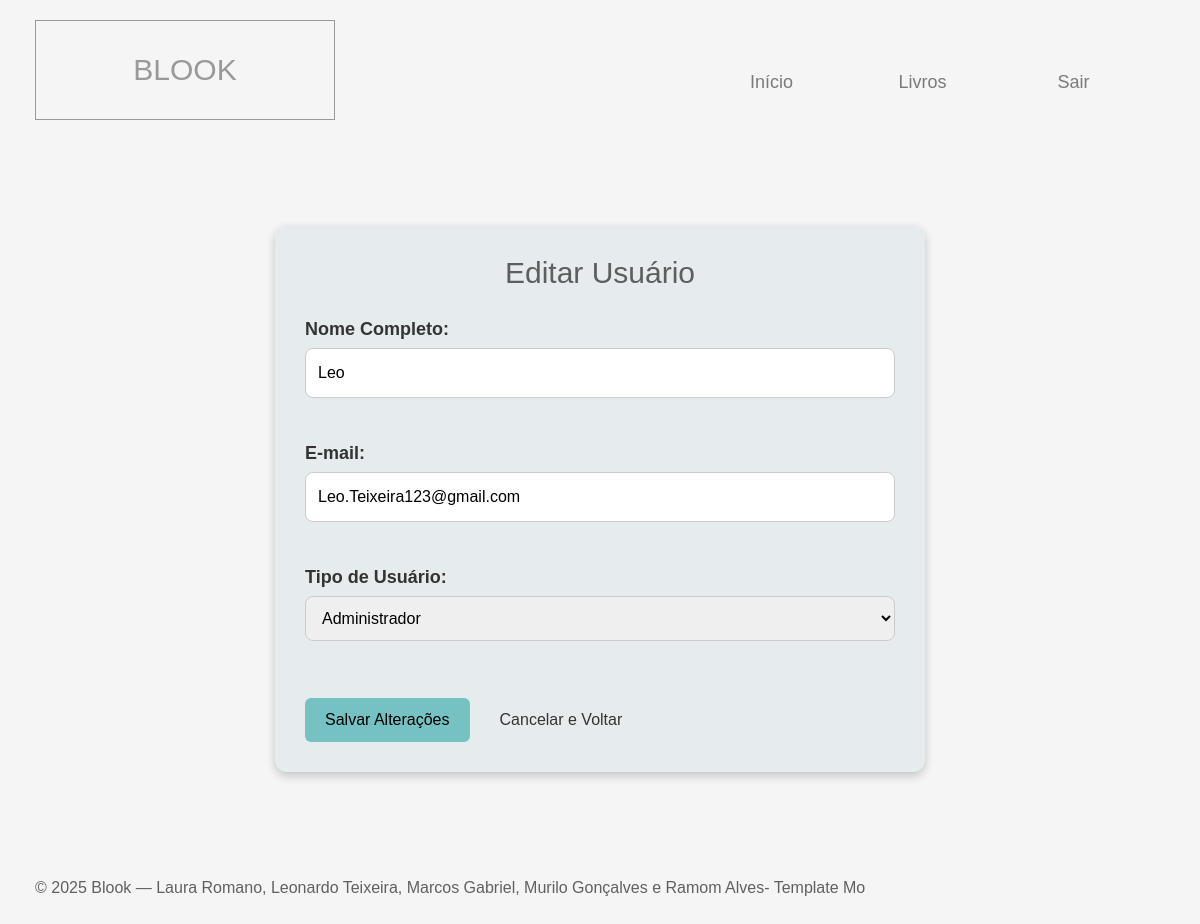
/editar_usuario.php?id_usuario=10, run on the app's committed database.
### tables this page shows
CREATE TABLE `usuarios` (
  `id_usuario` int(11) NOT NULL,
  `nome` varchar(100) NOT NULL,
  `email` varchar(100) NOT NULL,
  `senha` varchar(255) NOT NULL,
  `telefone` varchar(20) DEFAULT NULL,
  `data_cadastro` datetime DEFAULT current_timestamp(),
  `tipo_usuario` enum('admin','leitor') NOT NULL DEFAULT 'leitor',
  PRIMARY KEY (`id_usuario`),
  UNIQUE KEY `email` (`email`)
);

### editar_usuario.php (the view, shortened to what this page needs)
<?php
include 'cabecalho_painel.php';
include 'conexao.php';
$usuario = null;
if (isset($_GET['id_usuario']) || isset($_POST['id_usuario'])) {
    $id_usuario = isset($_GET['id_usuario']) ? $_GET['id_usuario'] : $_POST['id_usuario'];
    $stmt = $conexao->prepare("SELECT id_usuario, nome, telefone, email, tipo_usuario FROM Usuarios WHERE id_usuario = ?");
    $stmt->bind_param("i", $id_usuario);
    $stmt->execute();
    $result = $stmt->get_result();
    if ($result->num_rows > 0) {
        $usuario = $result->fetch_assoc();
    } else {
        $mensagem = "Usuário não encontrado.";
    }
}
?>
<!DOCTYPE html>
<html lang="pt-BR">
<head>
    <link rel="stylesheet" href="css/editar_usuario.css">
</head>
<body>
    <div class="container-edicao">
        <h1>Editar Usuário</h1>
        <?php if ($usuario): ?>
        <form method="POST" action="editar_usuario.php">
            <label for="nome">Nome Completo:</label>
            <input type="text" id="nome" name="nome" value="<?= htmlspecialchars($usuario['nome']) ?>" required><br><br>
            <label for="email">E-mail:</label>
            <input type="email" id="email" name="email" value="<?= htmlspecialchars($usuario['email']) ?>" required><br><br>
            <label for="tipo_usuario">Tipo de Usuário:</label>
            <select id="tipo_usuario" name="tipo_usuario" required>
                <option value="admin" <?= htmlspecialchars($usuario['tipo_usuario']) === 'admin' ? 'selected' : '' ?>>Administrador</option>
            </select><br><br>
            <div class="botoes-acao">
                <button href="adm.php" type="submit" name="salvar_edicao" class="salvar">Salvar Alterações</button>
                <a href="adm.php" class="link-cancelar">Cancelar e Voltar</a>
            </div>
        </form>
        <?php elseif (!isset($_GET['id_usuario']) && !isset($_POST['id_usuario'])): ?>
            <p>ID do usuário não fornecido para edição.</p>
        <?php endif; ?>
    </div>
<?php
include 'footer.php';
?>

### css/templatemo-style.css (style rules this page uses)
html { scroll-behavior: smooth; }
body { font-family: "Open Sans", Arial, Helvetica, sans-serif; font-size: 18px; font-weight: 400; overflow-x: hidden; padding-top: 78px; color: #5f6061; }
a, button { transition: all 0.3s ease; }
label { margin-bottom: 0; }
input { padding: 13px 20px; }

### css/adm.css (style rules this page uses)
body { background-color: #f5f5f5; font-family: Arial, sans-serif; margin: 0; padding: 20px; }
h1 { text-align: center; color: rgba(0,0,0,.5); font-size: 32px; margin-bottom: 20px; }

### css/editar_usuario.css (style rules this page uses)
body { background-color: #f5f5f5; font-family: Arial, sans-serif; margin: 0; padding: 20px; }
.container-edicao { max-width: 650px; margin: 50px auto; background: #d7e2e77e; padding: 30px; border-radius: 12px; box-shadow: 0 4px 10px rgba(0,0,0,0.2); }
h1 { text-align: center; color: rgba(0, 0, 0, 0.6); font-size: 30px; margin-bottom: 25px; }
form label { display: block; margin-top: 15px; margin-bottom: 5px; font-weight: bold; color: #333; }
form input[type="text"], form input[type="email"], form select { width: 100%; padding: 12px; border: 1px solid #ccc; border-radius: 8px; font-size: 16px; box-sizing: border-box; transition: border-color 0.3s; }
.botoes-acao { margin-top: 30px; text-align: left; }
.botoes-acao button.salvar { background: #76c2c2; color: black; padding: 10px 20px; border: none; border-radius: 6px; font-size: 16px; cursor: pointer; transition: background 0.3s; }
.botoes-acao a.link-cancelar { display: inline-block; margin-left: 15px; color: #333; text-decoration: none; font-size: 16px; padding: 10px; transition: color 0.3s; }

### css/editar_estoque.css (style rules this page uses)
body { background-color: #f5f5f5; font-family: Arial, sans-serif; margin: 0; padding: 20px; }

### data on the page
usuarios: nome "Leo", email "Leo.Teixeira123@gmail.com", tipo_usuario "Administrador"
